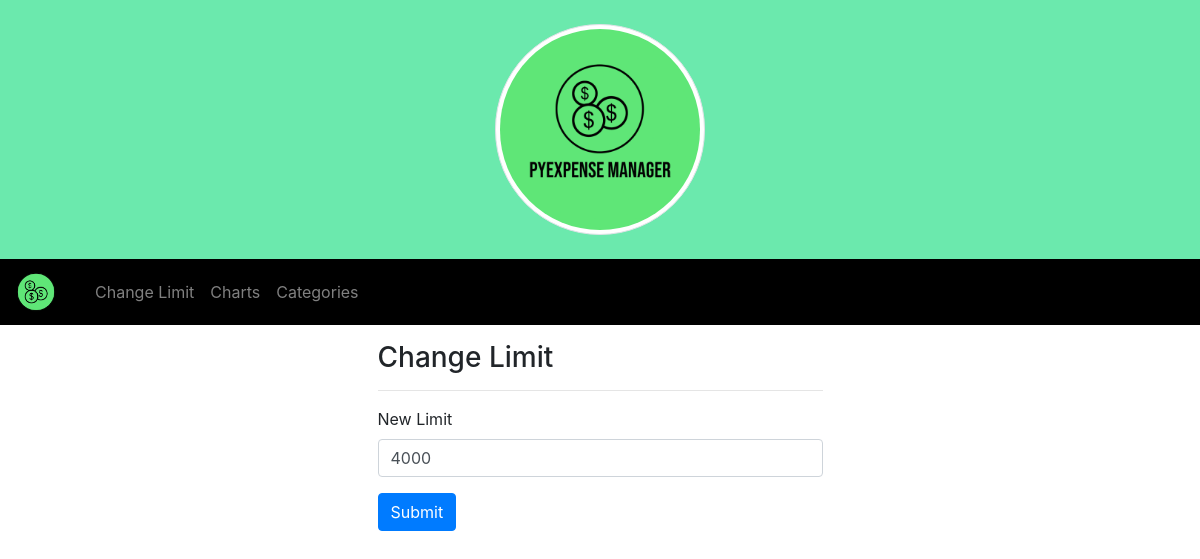
Page /limit on the earlier database version.
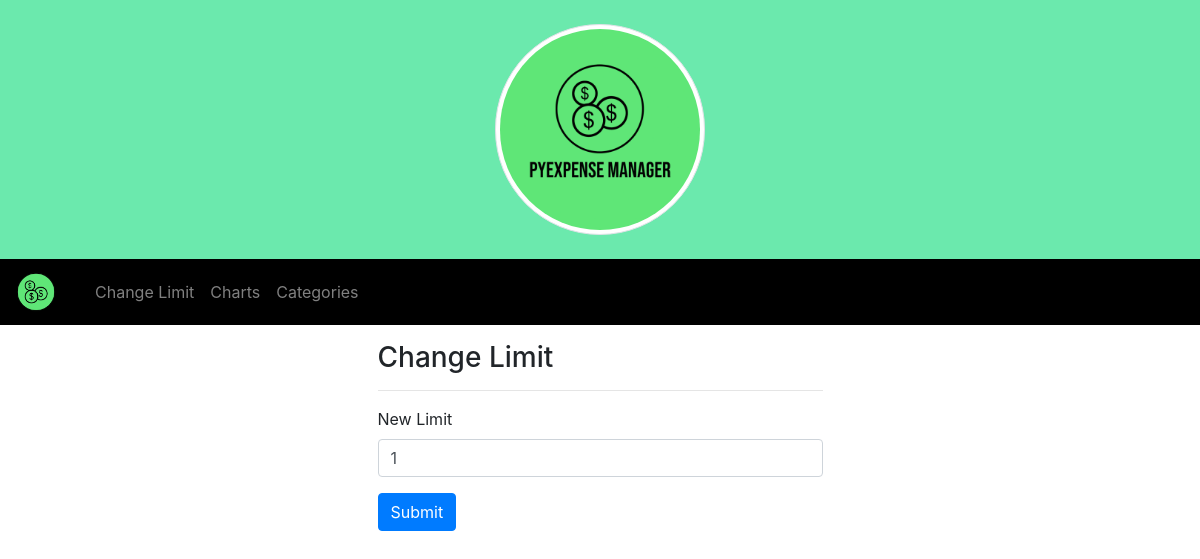
Same page on the later database version.
### tables this page shows
CREATE TABLE Other (Exp_Limit INT);

### app.py (the view)
@app.route("/limit",methods=['POST','GET'])
def limit():
    con=sql.connect("Expenses.db")
    cur=con.cursor()
    if request.method=='POST':
        limit = request.form['limit']
        Edit_Limit(newLimit=limit)
        flash('Limit Changed','success')
        return redirect(url_for("index"))
    cur.execute("SELECT Exp_Limit FROM Other")
    data=cur.fetchone()
    return render_template("limit.html", datas=data)

### templates/limit.html
{% extends 'layout.html' %}
{% block body %}
  <div class='row'>
    <div class='col-5 mx-auto'>
      <h3>Change Limit</h3><hr>
      <form method='post' action='{{url_for("limit")}}'>
        <div class='form-group'>
            <label>New Limit</label>
            <input type='text' name='limit' required class='form-control' value='{{datas[0]}}'>
        </div>
        <input type='submit' value='Submit' class='btn btn-primary'>
      </form>
    </div>
  </div>
{% endblock %}

### templates/layout.html (shortened to what this page needs)
<html>
  <head>
    <link rel="stylesheet" href="https://maxcdn.bootstrapcdn.com/bootstrap/4.0.0/css/bootstrap.min.css">
  </head>
  <body>
    <div class="container-fluid" style="background-color: #6BE9AD;">
      <br>
      <a href="/">
        <img src="/static/images/logo.png" class="rounded-circle img-thumbnail img-fluid mx-auto d-block" style="width:18%" alt="PyExpense Manager">
      </a>
      <br>
    </div>
    <nav class="navbar navbar-expand-sm navbar-dark" style="background-color: #000000">
      <a class="navbar-brand" href="/">
        <img src="/static/images/pyexpense.png" alt="Avatar Logo" style="width:40px;" class="rounded-pill">
      </a>
      <div class="container-fluid">
        <ul class="navbar-nav">
          <li class="nav-item">
            <a class="nav-link" href="/limit">Change Limit</a>
          </li>
          <li class="nav-item">
            <a class="nav-link" href="/charts">Charts</a>
          </li>
          <li class="nav-item">
            <a class="nav-link" href="/categories">Categories</a>
          </li>
        </ul>
      </div>
    </nav>
    <div class='container pt-3 justify-content-center'>
      {% block body %}
      {% endblock %}
    </div>
  </body>
</html>

Differences in the rows shown:
changed Other: limit "4000" → "1"
